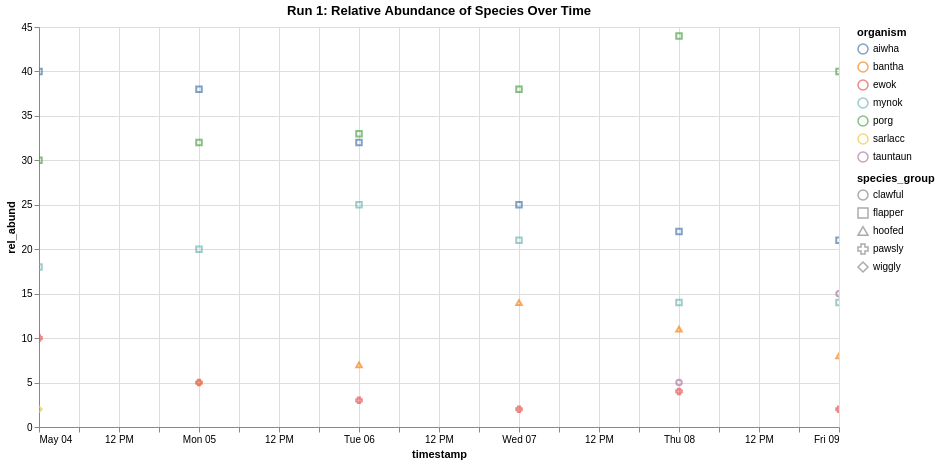

Notebook code cell kept with this figure:
### Markdown cell above
## Scatterplot

### Code cell
alt.Chart(df1).mark_point().encode(
    x = 'timestamp:T',
    y = 'rel_abund:Q',
    color = 'organism:N',
    shape='species_group:N',
    tooltip=['organism:N', 'species_group:N', 'rel_abund:Q', 'timestamp:O', 'run_id:N','site:N','sample_id:N']
).properties(
    title = 'Run 1: Relative Abundance of Species Over Time',
    width = 800,
    height = 400
).interactive()

### Figure 1 — Vega-Lite specification as saved in the notebook (floating-point values rounded to 4 significant figures)
{"config": {"view": {"continuousWidth": 300, "continuousHeight": 300}}, "data": {"name": "data-c5c0cfdf8411900efb5b150ca82062b6"}, "mark": {"type": "point"}, "encoding": {"color": {"field": "organism", "type": "nominal"}, "shape": {"field": "species_group", "type": "nominal"}, "tooltip": [{"field": "organism", "type": "nominal"}, {"field": "species_group", "type": "nominal"}, {"field": "rel_abund", "type": "quantitative"}, {"field": "timestamp", "type": "ordinal"}, {"field": "run_id", "type": "nominal"}, {"field": "site", "type": "nominal"}, {"field": "sample_id", "type": "nominal"}], "x": {"field": "timestamp", "type": "temporal"}, "y": {"field": "rel_abund", "type": "quantitative"}}, "height": 400, "params": [{"name": "param_4", "select": {"type": "interval", "encodings": ["x", "y"]}, "bind": "scales"}], "title": "Run 1: Relative Abundance of Species Over Time", "width": 800, "$schema": "https://vega.github.io/schema/vega-lite/v5.16.3.json", "datasets": {"data-c5c0cfdf8411900efb5b150ca82062b6": [{"site": "Takodana", "reactor": "R2D2", "run_id": 1, "sample_id": 100, "timestamp": "4-May-25", "rel_abund": 2, "organism": "sarlacc", "species_group": "wiggly"}, {"site": "Takodana", "reactor": "R2D2", "run_id": 1, "sample_id": 100, "timestamp": "4-May-25", "rel_abund": 18, "organism": "mynok", "species_group": "flapper"}, {"site": "Takodana", "reactor": "R2D2", "run_id": 1, "sample_id": 100, "timestamp": "4-May-25", "rel_abund": 40, "organism": "aiwha", "species_group": "flapper"}, {"site": "Takodana", "reactor": "R2D2", "run_id": 1, "sample_id": 100, "timestamp": "4-May-25", "rel_abund": 30, "organism": "porg", "species_group": "flapper"}, {"site": "Takodana", "reactor": "R2D2", "run_id": 1, "sample_id": 100, "timestamp": "4-May-25", "rel_abund": 10, "organism": "ewok", "species_group": "pawsly"}, {"site": "Takodana", "reactor": "R2D2", "run_id": 1, "sample_id": 101, "timestamp": "5-May-25", "rel_abund": 5, "organism": "sarlacc", "species_group": "wiggly"}, {"site": "Takodana", "reactor": "R2D2", "run_id": 1, "sample_id": 101, "timestamp": "5-May-25", "rel_abund": 20, "organism": "mynok", "species_group": "flapper"}, {"site": "Takodana", "reactor": "R2D2", "run_id": 1, "sample_id": 101, "timestamp": "5-May-25", "rel_abund": 38, "organism": "aiwha", "species_group": "flapper"}, {"site": "Takodana", "reactor": "R2D2", "run_id": 1, "sample_id": 101, "timestamp": "5-May-25", "rel_abund": 32, "organism": "porg", "species_group": "flapper"}, {"site": "Takodana", "reactor": "R2D2", "run_id": 1, "sample_id": 101, "timestamp": "5-May-25", "rel_abund": 5, "organism": "ewok", "species_group": "pawsly"}, {"site": "Takodana", "reactor": "R2D2", "run_id": 1, "sample_id": 102, "timestamp": "6-May-25", "rel_abund": 25, "organism": "mynok", "species_group": "flapper"}, {"site": "Takodana", "reactor": "R2D2", "run_id": 1, "sample_id": 102, "timestamp": "6-May-25", "rel_abund": 32, "organism": "aiwha", "species_group": "flapper"}, {"site": "Takodana", "reactor": "R2D2", "run_id": 1, "sample_id": 102, "timestamp": "6-May-25", "rel_abund": 33, "organism": "porg", "species_group": "flapper"}, {"site": "Takodana", "reactor": "R2D2", "run_id": 1, "sample_id": 102, "timestamp": "6-May-25", "rel_abund": 3, "organism": "ewok", "species_group": "pawsly"}, {"site": "Takodana", "reactor": "R2D2", "run_id": 1, "sample_id": 102, "timestamp": "6-May-25", "rel_abund": 7, "organism": "bantha", "species_group": "hoofed"}, {"site": "Takodana", "reactor": "R2D2", "run_id": 1, "sample_id": 103, "timestamp": "7-May-25", "rel_abund": 21, "organism": "mynok", "species_group": "flapper"}, {"site": "Takodana", "reactor": "R2D2", "run_id": 1, "sample_id": 103, "timestamp": "7-May-25", "rel_abund": 25, "organism": "aiwha", "species_group": "flapper"}, {"site": "Takodana", "reactor": "R2D2", "run_id": 1, "sample_id": 103, "timestamp": "7-May-25", "rel_abund": 38, "organism": "porg", "species_group": "flapper"}, {"site": "Takodana", "reactor": "R2D2", "run_id": 1, "sample_id": 103, "timestamp": "7-May-25", "rel_abund": 2, "organism": "ewok", "species_group": "pawsly"}, {"site": "Takodana", "reactor": "R2D2", "run_id": 1, "sample_id": 103, "timestamp": "7-May-25", "rel_abund": 14, "organism": "bantha", "species_group": "hoofed"}, {"site": "Takodana", "reactor": "R2D2", "run_id": 1, "sample_id": 104, "timestamp": "8-May-25", "rel_abund": 14, "organism": "mynok", "species_group": "flapper"}, {"site": "Takodana", "reactor": "R2D2", "run_id": 1, "sample_id": 104, "timestamp": "8-May-25", "rel_abund": 22, "organism": "aiwha", "species_group": "flapper"}, {"site": "Takodana", "reactor": "R2D2", "run_id": 1, "sample_id": 104, "timestamp": "8-May-25", "rel_abund": 44, "organism": "porg", "species_group": "flapper"}, {"site": "Takodana", "reactor": "R2D2", "run_id": 1, "sample_id": 104, "timestamp": "8-May-25", "rel_abund": 4, "organism": "ewok", "species_group": "pawsly"}, {"site": "Takodana", "reactor": "R2D2", "run_id": 1, "sample_id": 104, "timestamp": "8-May-25", "rel_abund": 11, "organism": "bantha", "species_group": "hoofed"}, {"site": "Takodana", "reactor": "R2D2", "run_id": 1, "sample_id": 104, "timestamp": "8-May-25", "rel_abund": 5, "organism": "tauntaun", "species_group": "clawful"}, {"site": "Takodana", "reactor": "R2D2", "run_id": 1, "sample_id": 105, "timestamp": "9-May-25", "rel_abund": 14, "organism": "mynok", "species_group": "flapper"}, {"site": "Takodana", "reactor": "R2D2", "run_id": 1, "sample_id": 105, "timestamp": "9-May-25", "rel_abund": 21, "organism": "aiwha", "species_group": "flapper"}, {"site": "Takodana", "reactor": "R2D2", "run_id": 1, "sample_id": 105, "timestamp": "9-May-25", "rel_abund": 40, "organism": "porg", "species_group": "flapper"}, {"site": "Takodana", "reactor": "R2D2", "run_id": 1, "sample_id": 105, "timestamp": "9-May-25", "rel_abund": 2, "organism": "ewok", "species_group": "pawsly"}, {"site": "Takodana", "reactor": "R2D2", "run_id": 1, "sample_id": 105, "timestamp": "9-May-25", "rel_abund": 8, "organism": "bantha", "species_group": "hoofed"}, {"site": "Takodana", "reactor": "R2D2", "run_id": 1, "sample_id": 105, "timestamp": "9-May-25", "rel_abund": 15, "organism": "tauntaun", "species_group": "clawful"}]}}
